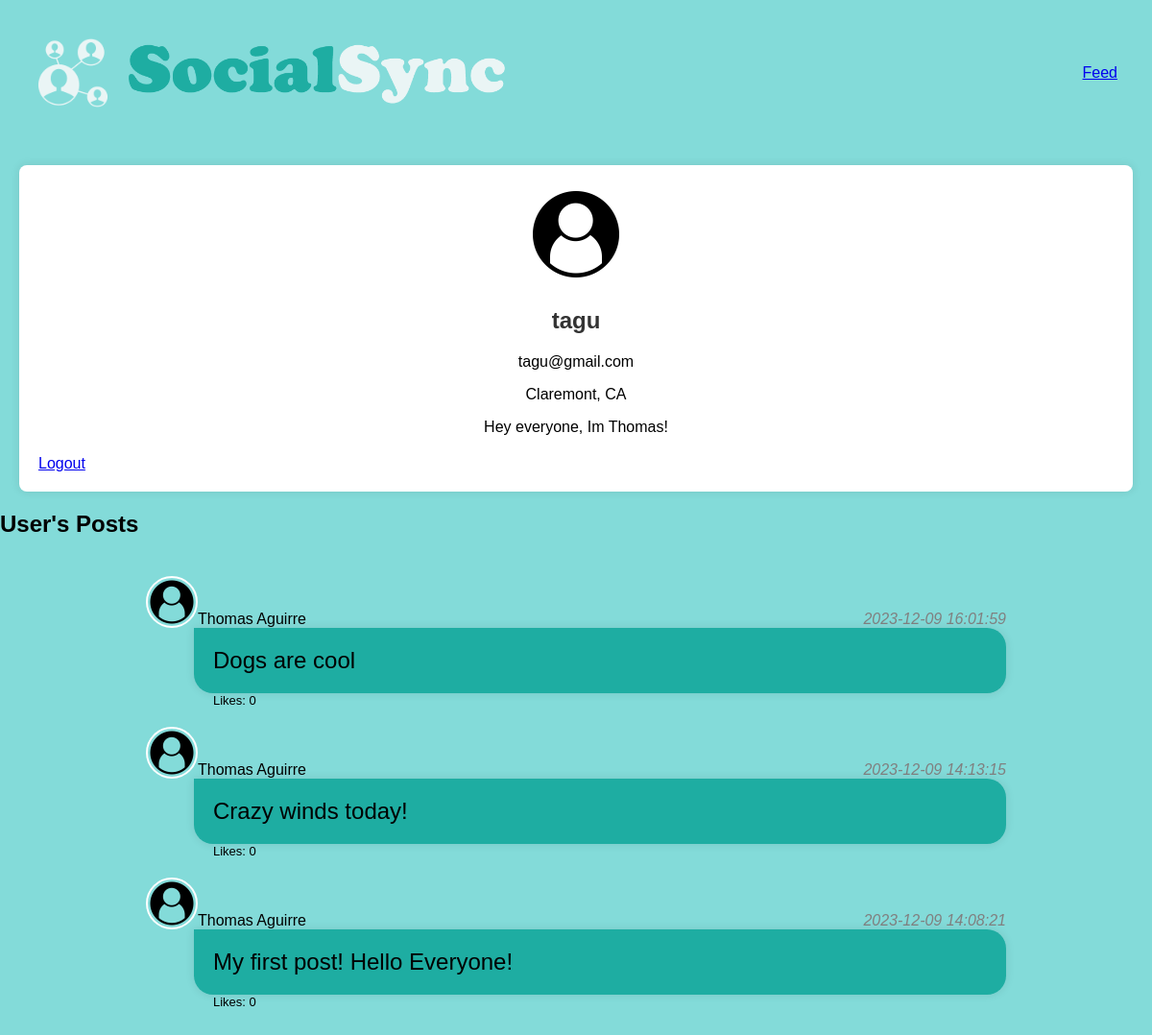
The app's page /profile.php (signed in), older data.
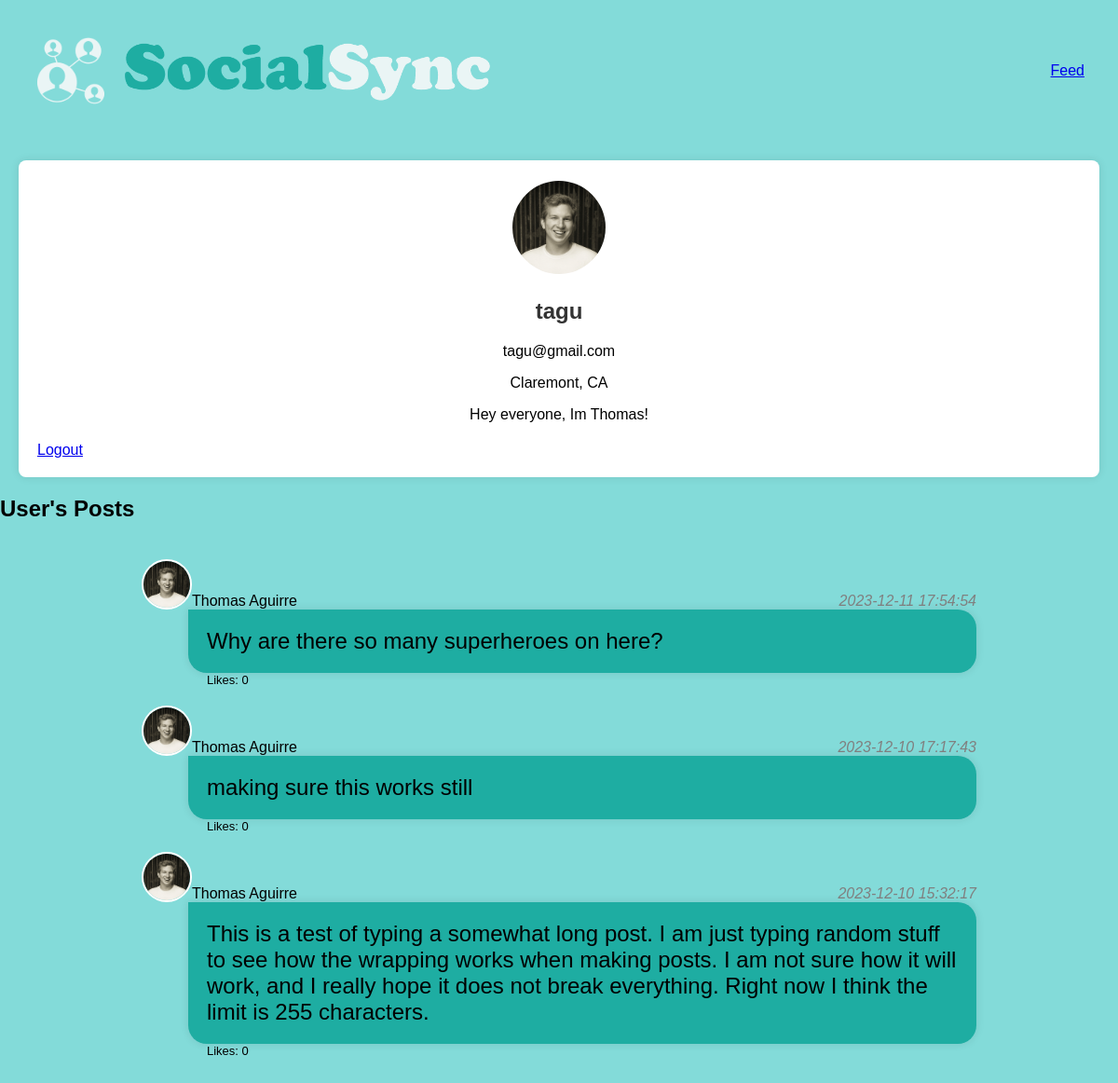
The same page, newer data.
### tables this page shows
CREATE TABLE `User` (
  `UserID` int NOT NULL AUTO_INCREMENT,
  `Username` varchar(255) DEFAULT NULL,
  `Email` varchar(255) DEFAULT NULL,
  `Password` varchar(255) DEFAULT NULL,
  `FirstName` varchar(255) DEFAULT NULL,
  `LastName` varchar(255) DEFAULT NULL,
  `DOB` date DEFAULT NULL,
  `PFP` varchar(255) DEFAULT NULL,
  `Location` varchar(255) DEFAULT NULL,
  `Bio` text,
  `Registered` date DEFAULT NULL,
  PRIMARY KEY (`UserID`)
);

CREATE TABLE `Post` (
  `PostID` int NOT NULL AUTO_INCREMENT,
  `UserID` int DEFAULT NULL,
  `Content` varchar(255) DEFAULT NULL,
  `PostDate` datetime DEFAULT NULL,
  `Likes` int DEFAULT NULL,
  PRIMARY KEY (`PostID`),
  KEY `UserID` (`UserID`),
  CONSTRAINT `Post_ibfk_1` FOREIGN KEY (`UserID`) REFERENCES `User` (`UserID`)
);

### back-end/get-posts.php (the view, shortened to what this page needs)
<?php
include($_SERVER['DOCUMENT_ROOT'].'/back-end/db.php');
if(isset($calluser)) {
    $selectQuery = "SELECT
                        P.Content,
                        P.PostDate,
                        P.Likes,
                        U.FirstName,
                        U.LastName,
                        U.PFP
                    FROM
                        socialsync.Post P
                    JOIN
                        socialsync.User U ON P.UserID = U.UserID
                    WHERE P.UserID = $calluser
                    ORDER BY
                        P.PostDate DESC";
}
$result = $conn->query($selectQuery);
if ($result->num_rows > 0) {
    echo '<div class="post-container">';
    while ($row = $result->fetch_assoc()) {
        echo '<div class="post">';
        echo '<div class="post-heading">';
        echo '<img src="./assets/user/' . $row['PFP'] . '" alt="Profile Picture" class="profile-image small">';
        echo "<p>" . $row['FirstName'] . " " . $row['LastName'];
        echo '<div class="post-date">';
        echo "<p>" . $row['PostDate'] . "</p>";
        echo "</div>";
        echo "</div>";
        echo '<div class="post-content">';
        echo "<p>" . $row['Content'] . "</p>";
        echo "</div>";
        echo '<div class="post-footer">';
        echo "<p>Likes: " . $row['Likes'] . "</p>";
        echo "</div>";
        echo "</div>";
    }
    echo "</div>";
} else {
    echo "No posts found.";
}
?>

### profile.php (shortened to what this page needs)
<!DOCTYPE html>
<html lang="en">
<head>
    <link rel="stylesheet" href="./site.css">
</head>
<body>
<div class="navbar">
    <img src="./assets/SocialSync-Icon.png" class="logo">
    <img src="./assets/SocialSync-Text.png" class="logo">
    <div class="profile-icon">
        <a href="site.php">Feed</a>
    </div>
</div>
<div class="profile-container">
    <?php include($_SERVER['DOCUMENT_ROOT'].'/back-end/get-user-info.php'); ?>
    <a href="/back-end/logout.php">Logout</a>
</div>
<h2>User's Posts</h2>
<?php
    $calluser = $_SESSION['userID'];
    include($_SERVER['DOCUMENT_ROOT'].'/back-end/get-posts.php');
?>
</body>
</html>

### back-end/get-user-info.php (shortened to what this page needs)
<?php
include($_SERVER['DOCUMENT_ROOT'].'/back-end/db.php');
$selectQuery = "SELECT Username, Email, FirstName, LastName, DOB, PFP, Location, Bio
                FROM socialsync.User
                WHERE UserID = {$_SESSION['userID']}";
$result = $conn->query($selectQuery);
if ($result->num_rows > 0) {
  while ($row = $result->fetch_assoc()) {
    echo '<div class="user-info">';
      echo '<img src="./assets/user/' . $row['PFP'] . '" alt="Profile Picture" class="profile-image large">';
      echo "<h2>" . $row['Username'] . "</h2>";
      echo "<p>" . $row['Email'] . "</p>";
      echo "<p>" . $row['Location'] . "</p>";
      echo "<p>" . $row['Bio'] . "</p>";
    echo "</div>";
  }
}
else {
    echo "No User found.";
}
?>

### site.css (style rules this page uses)
body, html { height: 100%; margin: 0; padding: 0; }
body { font-family: Arial, sans-serif; background-color: #83dbd9; }
.navbar { padding: 3%; text-align: center; display: flex; justify-content: space-between; align-items: center; height: 10%; }
.logo { height: 100%; }
.navbar a { display: flex; align-items: center; }
.post-container { margin: 20px; padding: 20px; border-radius: 8px; }
.post { display: flex; flex-direction: column; margin-bottom: 20px; padding-right: 10%; padding-left: 10%; }
.post-heading { display: flex; flex-direction: row; align-items: flex-end; }
.post-date { color: gray; font-style: italic; margin-left: auto; }
.post-content { background-color: #1eada2; padding: 20px; margin-left: 50px; border-radius: 0px 20px 20px 20px; box-shadow: 0 0 10px rgba(0, 0, 0, 0.1); font-size: x-large; }
.post-footer { display: flex; flex-direction: row; margin-left: 70px; font-size: small; }
.post p { margin: 0; }
.profile-icon { color: #fff; margin-left: auto; }
.profile-container { margin: 20px; background-color: #fff; padding: 20px; border-radius: 8px; box-shadow: 0 0 10px rgba(0, 0, 0, 0.1); }
.profile-image { overflow: hidden; border-radius: 50%; border: 2px solid #fff; }
.profile-image.small { width: 50px; height: 50px; }
.profile-image.large { width: 100px; height: 100px; }
.user-info { text-align: center; margin-bottom: 20px; }
.user-info h2 { color: #333; }

Row changes from the older to the newer data that the page shows:
removed post: UserID.PFP (placeholder picture), UserID.FirstName "Thomas", UserID.LastName "Aguirre", PostDate "2023-12-09 16:01:59", Content "Dogs are cool", Likes "0"
removed post: UserID.PFP (placeholder picture), UserID.FirstName "Thomas", UserID.LastName "Aguirre", PostDate "2023-12-09 14:13:15", Content "Crazy winds today!", Likes "0"
removed post: UserID.PFP (placeholder picture), UserID.FirstName "Thomas", UserID.LastName "Aguirre", PostDate "2023-12-09 14:08:21", Content "My first post! Hello Everyone!", Likes "0"
changed user "tagu": PFP: picture added in place of a placeholder
added post: UserID.PFP (picture), UserID.FirstName "Thomas", UserID.LastName "Aguirre", PostDate "2023-12-11 17:54:54", Content "Why are there so many superheroes on here?", Likes "0"
added post: UserID.PFP (picture), UserID.FirstName "Thomas", UserID.LastName "Aguirre", PostDate "2023-12-10 17:17:43", Content "making sure this works still", Likes "0"
added post: UserID.PFP (picture), UserID.FirstName "Thomas", UserID.LastName "Aguirre", PostDate "2023-12-10 15:32:17", Content "This is a test of typing a somewhat long post. I am just typing random stuff to see how the wrapping works when making posts. I am not sure how it will work, and I really hope it does not break everything. Right now I think the limit is 255 characters.", Likes "0"
